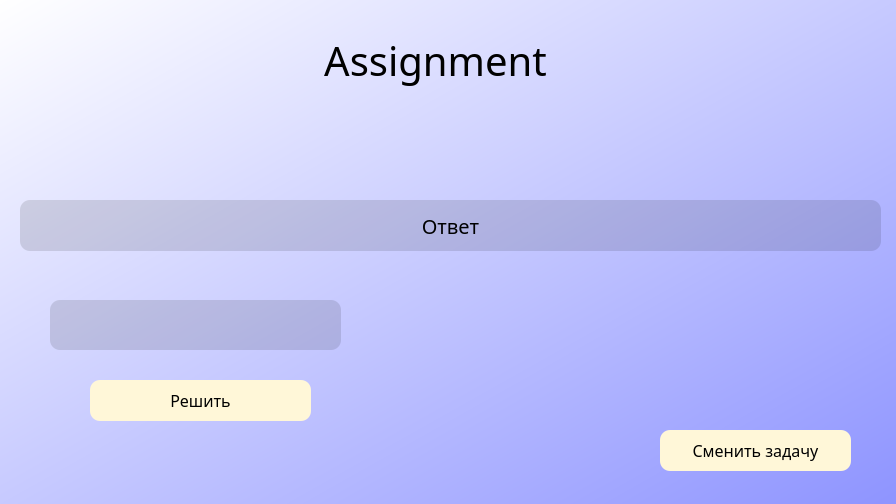
<?xml version="1.0" encoding="UTF-8"?>
<ui version="4.0">
 <class>Mainwindow</class>
 <widget class="QMainWindow" name="Mainwindow">
  <property name="geometry">
   <rect>
    <x>0</x>
    <y>0</y>
    <width>896</width>
    <height>504</height>
   </rect>
  </property>
  <property name="font">
   <font>
    <family>Arial Rounded MT Bold</family>
    <pointsize>12</pointsize>
    <bold>false</bold>
    <underline>false</underline>
   </font>
  </property>
  <property name="windowTitle">
   <string>Mainwindow</string>
  </property>
  <property name="styleSheet">
   <string notr="true">background-color: qlineargradient(spread:pad, x1:0, y1:0, x2:1, y2:1, stop:0 rgb(255, 255, 255) stop:1 rgb(142, 148, 255) )</string>
  </property>
  <widget class="QWidget" name="centralwidget">
   <property name="font">
    <font>
     <pointsize>12</pointsize>
    </font>
   </property>
   <widget class="QPushButton" name="Solve">
    <property name="geometry">
     <rect>
      <x>90</x>
      <y>380</y>
      <width>221</width>
      <height>41</height>
     </rect>
    </property>
    <property name="font">
     <font>
      <family>Arial Rounded MT Bold</family>
      <pointsize>12</pointsize>
      <bold>false</bold>
     </font>
    </property>
    <property name="styleSheet">
     <string notr="true">
background-color: rgb(255, 247, 216);
color: rgb(0,0,0);
border-radius: 10px</string>
    </property>
    <property name="text">
     <string>Решить</string>
    </property>
   </widget>
   <widget class="QPushButton" name="Change">
    <property name="geometry">
     <rect>
      <x>660</x>
      <y>430</y>
      <width>191</width>
      <height>41</height>
     </rect>
    </property>
    <property name="font">
     <font>
      <family>Arial Rounded MT Bold</family>
      <pointsize>12</pointsize>
     </font>
    </property>
    <property name="styleSheet">
     <string notr="true">background-color: rgb(255, 247, 216);
color: rgb(0,0,0);
border-radius: 10px</string>
    </property>
    <property name="text">
     <string>Сменить задачу</string>
    </property>
   </widget>
   <widget class="QLineEdit" name="arg1">
    <property name="geometry">
     <rect>
      <x>50</x>
      <y>300</y>
      <width>291</width>
      <height>50</height>
     </rect>
    </property>
    <property name="font">
     <font>
      <pointsize>12</pointsize>
     </font>
    </property>
    <property name="styleSheet">
     <string notr="true">background-color: rgba(0, 0, 0,30);
color: rgb(0,0,0);
border-radius: 10px</string>
    </property>
    <property name="text">
     <string/>
    </property>
   </widget>
   <widget class="QLabel" name="Header">
    <property name="geometry">
     <rect>
      <x>170</x>
      <y>20</y>
      <width>531</width>
      <height>81</height>
     </rect>
    </property>
    <property name="font">
     <font>
      <family>Arial Rounded MT Bold</family>
      <pointsize>30</pointsize>
      <bold>false</bold>
     </font>
    </property>
    <property name="styleSheet">
     <string notr="true">
background-color: none;

color: rgb(0,0,0);

</string>
    </property>
    <property name="text">
     <string>Assignment</string>
    </property>
    <property name="alignment">
     <set>Qt::AlignmentFlag::AlignCenter</set>
    </property>
   </widget>
   <widget class="QLabel" name="Answer">
    <property name="geometry">
     <rect>
      <x>20</x>
      <y>200</y>
      <width>861</width>
      <height>51</height>
     </rect>
    </property>
    <property name="font">
     <font>
      <family>Arial Rounded MT Bold</family>
      <pointsize>15</pointsize>
     </font>
    </property>
    <property name="styleSheet">
     <string notr="true">background-color: rgba(0, 0, 0,30);
color: rgb(0,0,0);
border-radius: 10px</string>
    </property>
    <property name="text">
     <string>Ответ</string>
    </property>
    <property name="alignment">
     <set>Qt::AlignmentFlag::AlignCenter</set>
    </property>
   </widget>
  </widget>
 </widget>
 <resources/>
 <connections/>
</ui>
